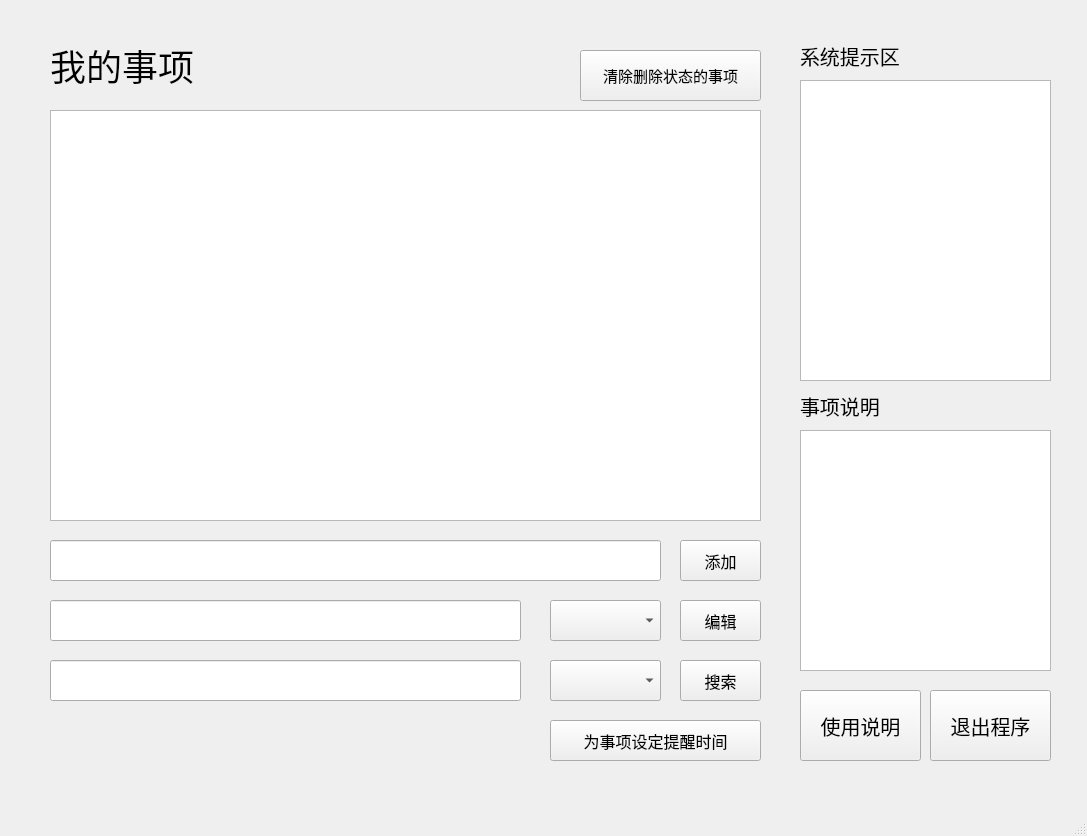
<?xml version="1.0" encoding="UTF-8"?>
<ui version="4.0">
 <class>MainWindow</class>
 <widget class="QMainWindow" name="MainWindow">
  <property name="geometry">
   <rect>
    <x>0</x>
    <y>0</y>
    <width>1087</width>
    <height>836</height>
   </rect>
  </property>
  <property name="windowTitle">
   <string>MainWindow</string>
  </property>
  <widget class="QWidget" name="centralwidget">
   <widget class="QLabel" name="label">
    <property name="geometry">
     <rect>
      <x>50</x>
      <y>40</y>
      <width>191</width>
      <height>51</height>
     </rect>
    </property>
    <property name="font">
     <font>
      <family>微软雅黑</family>
      <pointsize>27</pointsize>
     </font>
    </property>
    <property name="text">
     <string>我的事项</string>
    </property>
   </widget>
   <widget class="QPushButton" name="pushButton_7">
    <property name="geometry">
     <rect>
      <x>800</x>
      <y>690</y>
      <width>121</width>
      <height>71</height>
     </rect>
    </property>
    <property name="font">
     <font>
      <family>微软雅黑</family>
      <pointsize>15</pointsize>
     </font>
    </property>
    <property name="text">
     <string>使用说明</string>
    </property>
   </widget>
   <widget class="QPushButton" name="pushButton">
    <property name="geometry">
     <rect>
      <x>680</x>
      <y>660</y>
      <width>81</width>
      <height>41</height>
     </rect>
    </property>
    <property name="font">
     <font>
      <family>微软雅黑</family>
      <pointsize>12</pointsize>
     </font>
    </property>
    <property name="text">
     <string>搜索</string>
    </property>
   </widget>
   <widget class="QPushButton" name="pushButton_8">
    <property name="geometry">
     <rect>
      <x>580</x>
      <y>50</y>
      <width>181</width>
      <height>51</height>
     </rect>
    </property>
    <property name="font">
     <font>
      <family>微软雅黑</family>
      <pointsize>11</pointsize>
     </font>
    </property>
    <property name="text">
     <string>清除删除状态的事项</string>
    </property>
   </widget>
   <widget class="QLineEdit" name="lineEdit">
    <property name="geometry">
     <rect>
      <x>50</x>
      <y>660</y>
      <width>471</width>
      <height>41</height>
     </rect>
    </property>
   </widget>
   <widget class="QLineEdit" name="lineEdit_2">
    <property name="geometry">
     <rect>
      <x>50</x>
      <y>600</y>
      <width>471</width>
      <height>41</height>
     </rect>
    </property>
   </widget>
   <widget class="QLineEdit" name="lineEdit_3">
    <property name="geometry">
     <rect>
      <x>50</x>
      <y>540</y>
      <width>611</width>
      <height>41</height>
     </rect>
    </property>
    <property name="font">
     <font>
      <family>微软雅黑</family>
      <pointsize>15</pointsize>
     </font>
    </property>
    <property name="text">
     <string/>
    </property>
   </widget>
   <widget class="QPushButton" name="pushButton_2">
    <property name="geometry">
     <rect>
      <x>680</x>
      <y>600</y>
      <width>81</width>
      <height>41</height>
     </rect>
    </property>
    <property name="font">
     <font>
      <family>微软雅黑</family>
      <pointsize>12</pointsize>
     </font>
    </property>
    <property name="text">
     <string>编辑</string>
    </property>
   </widget>
   <widget class="QPushButton" name="pushButton_3">
    <property name="geometry">
     <rect>
      <x>680</x>
      <y>540</y>
      <width>81</width>
      <height>41</height>
     </rect>
    </property>
    <property name="font">
     <font>
      <family>微软雅黑</family>
      <pointsize>12</pointsize>
     </font>
    </property>
    <property name="text">
     <string>添加</string>
    </property>
   </widget>
   <widget class="QComboBox" name="comboBox">
    <property name="geometry">
     <rect>
      <x>550</x>
      <y>600</y>
      <width>111</width>
      <height>41</height>
     </rect>
    </property>
   </widget>
   <widget class="QListWidget" name="listWidget">
    <property name="geometry">
     <rect>
      <x>50</x>
      <y>110</y>
      <width>711</width>
      <height>411</height>
     </rect>
    </property>
   </widget>
   <widget class="QComboBox" name="comboBox_2">
    <property name="geometry">
     <rect>
      <x>550</x>
      <y>660</y>
      <width>111</width>
      <height>41</height>
     </rect>
    </property>
   </widget>
   <widget class="QTextEdit" name="textEdit">
    <property name="geometry">
     <rect>
      <x>800</x>
      <y>430</y>
      <width>251</width>
      <height>241</height>
     </rect>
    </property>
   </widget>
   <widget class="QLabel" name="label_2">
    <property name="geometry">
     <rect>
      <x>800</x>
      <y>390</y>
      <width>101</width>
      <height>31</height>
     </rect>
    </property>
    <property name="font">
     <font>
      <family>微软雅黑</family>
      <pointsize>15</pointsize>
     </font>
    </property>
    <property name="text">
     <string>事项说明</string>
    </property>
   </widget>
   <widget class="QTextEdit" name="textEdit_2">
    <property name="geometry">
     <rect>
      <x>800</x>
      <y>80</y>
      <width>251</width>
      <height>301</height>
     </rect>
    </property>
   </widget>
   <widget class="QLabel" name="label_3">
    <property name="geometry">
     <rect>
      <x>800</x>
      <y>40</y>
      <width>131</width>
      <height>31</height>
     </rect>
    </property>
    <property name="font">
     <font>
      <family>微软雅黑</family>
      <pointsize>15</pointsize>
     </font>
    </property>
    <property name="text">
     <string>系统提示区</string>
    </property>
   </widget>
   <widget class="QComboBox" name="comboBox_3">
    <property name="geometry">
     <rect>
      <x>550</x>
      <y>660</y>
      <width>111</width>
      <height>41</height>
     </rect>
    </property>
   </widget>
   <widget class="QPushButton" name="pushButton_4">
    <property name="geometry">
     <rect>
      <x>550</x>
      <y>720</y>
      <width>211</width>
      <height>41</height>
     </rect>
    </property>
    <property name="font">
     <font>
      <family>微软雅黑</family>
      <pointsize>12</pointsize>
     </font>
    </property>
    <property name="text">
     <string>为事项设定提醒时间</string>
    </property>
   </widget>
   <widget class="QPushButton" name="pushButton_9">
    <property name="geometry">
     <rect>
      <x>930</x>
      <y>690</y>
      <width>121</width>
      <height>71</height>
     </rect>
    </property>
    <property name="font">
     <font>
      <family>微软雅黑</family>
      <pointsize>15</pointsize>
     </font>
    </property>
    <property name="text">
     <string>退出程序</string>
    </property>
   </widget>
  </widget>
  <widget class="QMenuBar" name="menubar">
   <property name="geometry">
    <rect>
     <x>0</x>
     <y>0</y>
     <width>1087</width>
     <height>26</height>
    </rect>
   </property>
  </widget>
  <widget class="QStatusBar" name="statusbar"/>
 </widget>
 <resources/>
 <connections/>
</ui>
